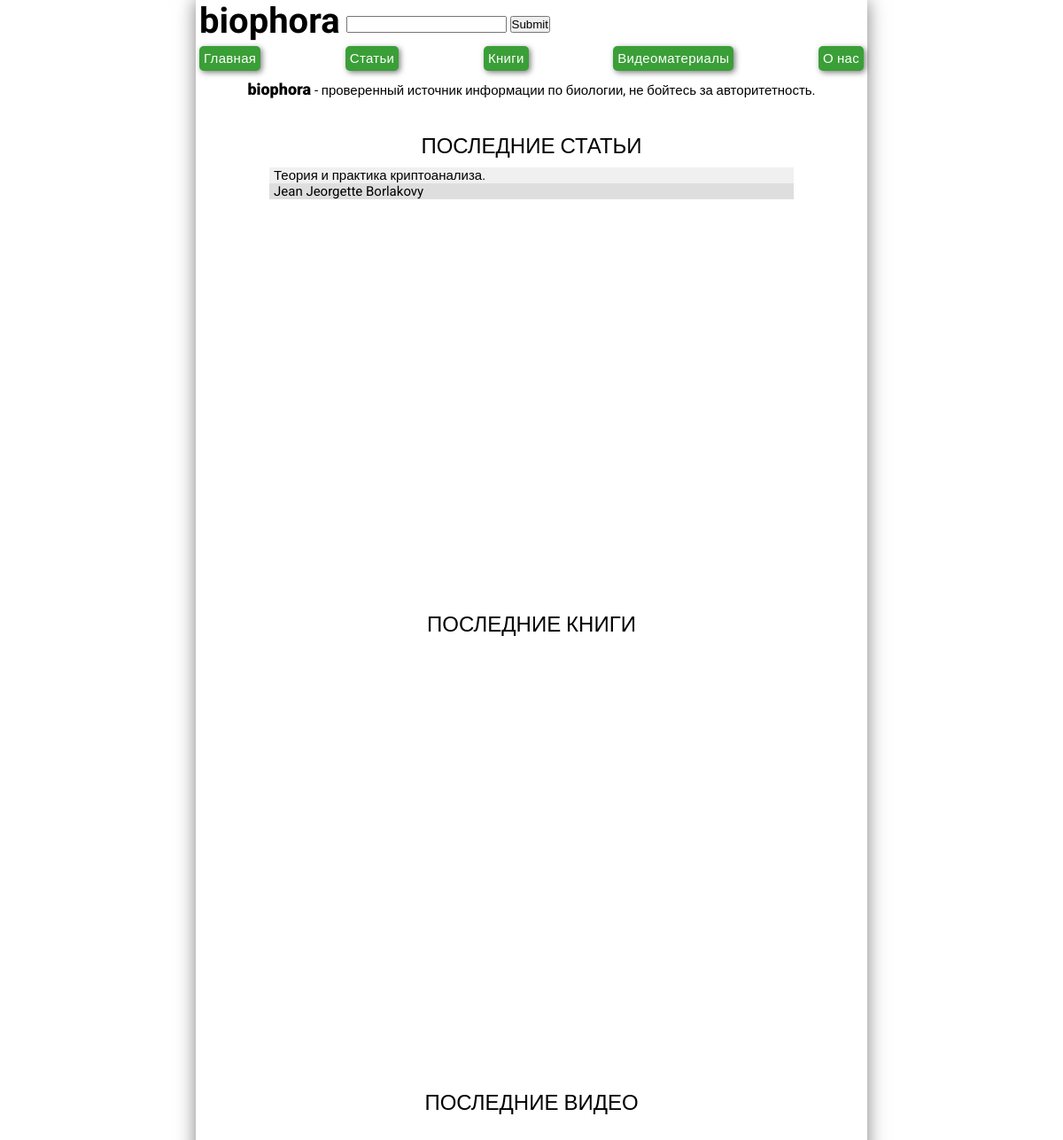
/, run on an earlier commit of the app's database.
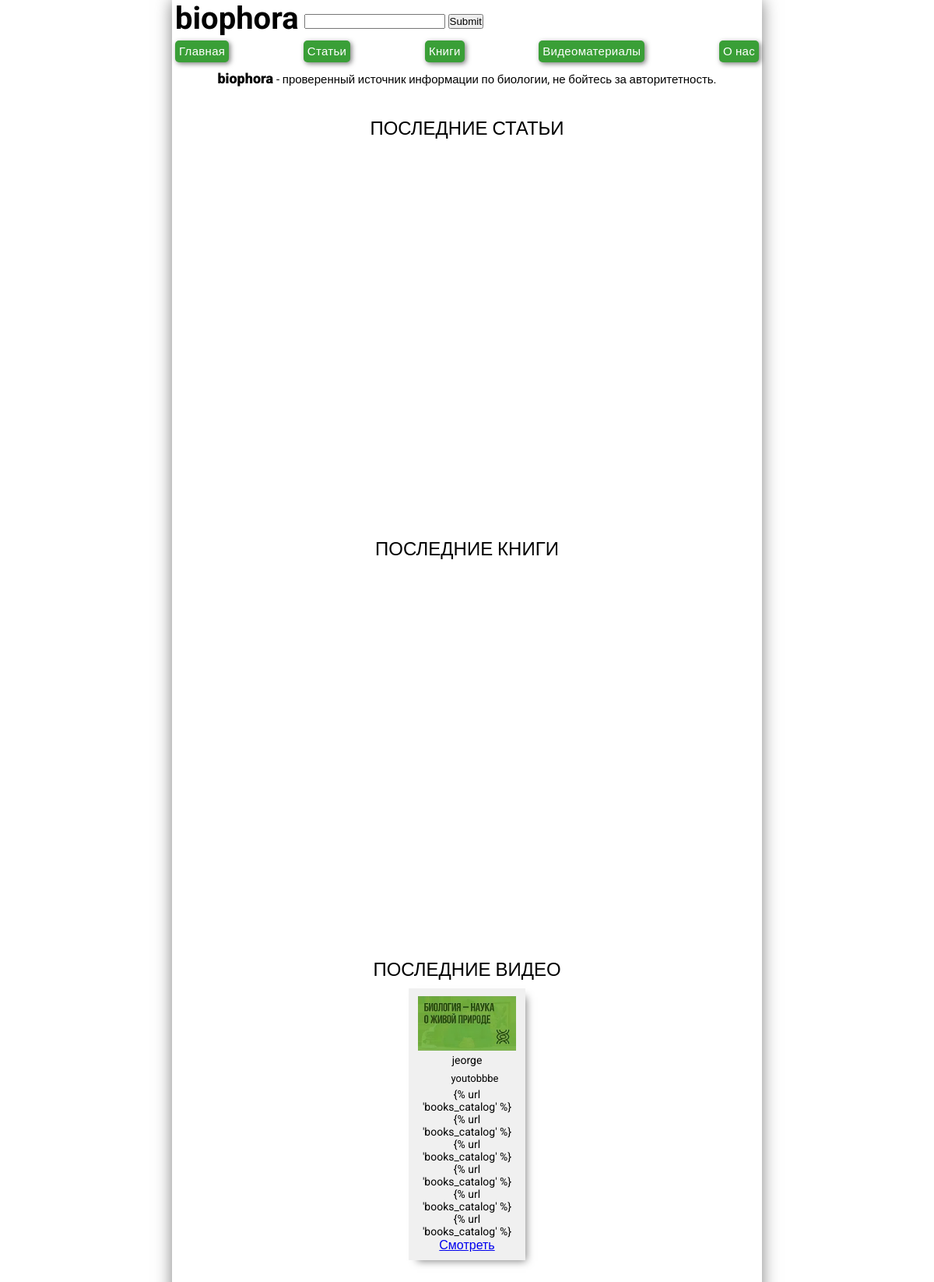
And on a later commit of the database.
### articles/models.py (models this page shows, shortened)
class Article(models.Model):
    author = models.ForeignKey(settings.AUTH_USER_MODEL, on_delete=models.CASCADE)
    title = models.CharField(max_length=200)
    text = models.TextField()
    created_date = models.DateTimeField(default=timezone.now)
    published_date = models.DateTimeField(blank=True, null=True)
    class Meta:
        verbose_name = 'Статьи'
        verbose_name_plural = 'Статьи'

class Video(models.Model):
    preview = models.ImageField()
    title = models.CharField(max_length=200)
    author = models.CharField(max_length=200)
    description = models.TextField()
    watch_link = models.TextField()
    created_date = models.DateTimeField(default=timezone.now)
    published_date = models.DateTimeField(blank=True, null=True)
    class Meta:
        verbose_name = 'Видео'
        verbose_name_plural = 'Видео'

### articles/views.py (the view)
# urls.py: path('', views.recent, name='recent'),
def recent(request):
    articles = Article.objects.filter(published_date__lte=timezone.now()).order_by('published_date')[:3]
    books = Book.objects.filter(published_date__lte=timezone.now()).order_by('published_date')[:3]
    videos = Video.objects.filter(published_date__lte=timezone.now()).order_by('published_date')[:3]
    context = {}
    context['articles'] = articles
    context['books'] = books
    context['videos'] = videos
    return render(request, 'recent.html', context)

### articles/templates/recent.html (shortened to what this page needs)
{% extends 'base.html' %}
{% block content %}
<p class="motd"><span class="motd-mainword">biophora</span> -
        проверенный источник
        информации по биологии, не
        бойтесь за авторитетность.</p>
        <div class="recent">
          <h2 class="block-name">ПОСЛЕДНИЕ СТАТЬИ</h2>
            <ul type="none" class="recent-articles-names">
              {% for article in articles %}
                <li><a href="{% url 'article' pk=article.pk %}">{{ article.title }}</a></li>
              {% endfor %}
            </ul>
        </div>
        <div class="recent">
          <h2 class="block-name">ПОСЛЕДНИЕ КНИГИ</h2>
        </div>
        <div class="recent">
          <h2 class="block-name">ПОСЛЕДНИЕ ВИДЕО</h2>
           <ul type="none">
              {% for video in videos %}
                <li class="video-preview" >
                  <ul type="none">
                    <li><img src="{{ video.preview.url }}" height="70px"></li>
                    <li class="video-title"><p>{{ video.title }}</p></li>
                    <li class="author-name"><p>{{ video.author }}</p></li>
                    <li class="video-description"><p>{{ video.description }}</p></li>
                    <li><a href="{{ video.watch_link }}"><p>Смотреть</p></a></li>
                  </ul>
                </li>
              {% endfor %}
            </ul>
        </div>
{% endblock %}

What changed in the data, as far as the page shows it:
removed Article: title "Теория и практика криптоанализа."
removed Article: title "Jean Jeorgette Borlakovy"
added Video: preview (picture), title "jeorge", author "youtobbbe", description "{% url 'books_catalog' %} {% url 'books_catalog' %} {% url 'books_catalog' %} {% url 'books_catalog' %} {% url 'books_catalog' %} {% url 'books_catalog' %}"
